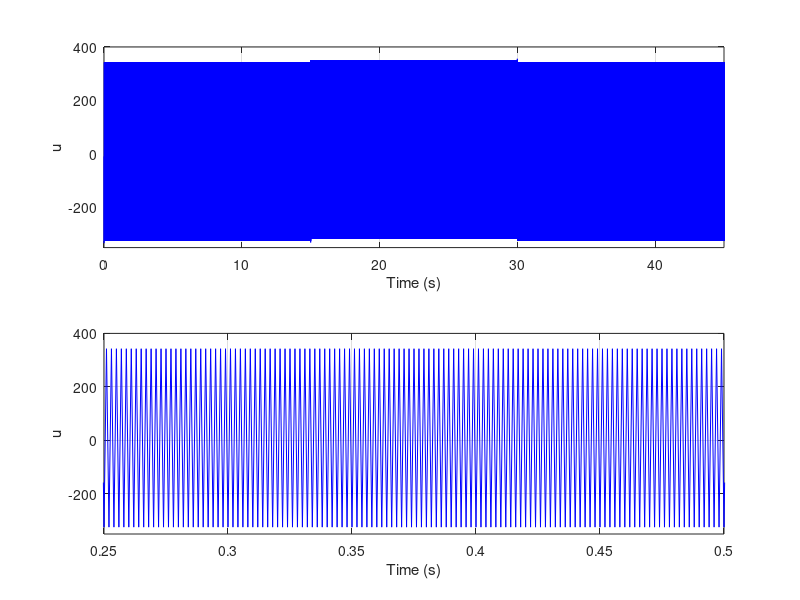

MATLAB code to generate this figure:
x(1)=0.;
t(1)=0;
y(1)=0.;

n=45000;
tmax=45;
dt=tmax/n;

Q=10;
R=0.01;

m(1)=1;
alpha=1;
betta=100;
lambda=0.3;
gamma=20;
B=1;
Da=0.072;

r1(1)=0.;
r2(1)=0.;

e1(1)=x(1)-r1(1);
e2(1)=y(1)-r2(1);

u(1)=0;

for i=1:n-1,

m(i+1)=m(i)+1;

g1(i)=0;
g2(i)=lambda;

f1(i)=x(i)+dt*(-alpha*x(i)+Da*(1-x(i))*exp(y(i)/(1+y(i)/gamma)));

f2(i)=y(i)+dt*(-alpha*y(i)+B*Da*(1-x(i))*exp(y(i)/(1+y(i)/gamma)));

t(i+1)=t(i)+dt;

   if 0<=t(i+1) & t(i+1)<=15
    r1(i+1)=0.4472;
    elseif 15<t(i+1) & t(i+1)<30
    r1(i+1)=0.7646;
    elseif 30<=t(i+1) & t(i+1)<tmax
    r1(i+1)=0.4472;
    end

   if 0<=t(i+1) & t(i+1)<=15
    r2(i+1)=2.752;
    elseif 15<t(i+1) & t(i+1)<30
    r2(i+1)=4.7052;
    elseif 30<=t(i+1) & t(i+1)<tmax
    r2(i+1)=2.752;
   end

if (y(i)-r2(i))>0
S(i)=1;
elseif (y(i)-r2(i))<0
S(i)=-1;
else
S(i)=0;
end

u(i)=-1/g2(i)*(-betta*S(i)+r2(i+1)-r2(i)-f2(i));

x(i+1)=f1(i);
y(i+1)=y(i)+dt*(-betta*S(i)+r2(i+1)-r2(i));

e1(i+1)=x(i+1)-r1(i+1);
e2(i+1)=y(i+1)-r2(i+1);

end

if (y(n)-r2(n))>0
S(n)=1;
elseif (y(n)-r2(n))<0
S(n)=-1;
else
S(n)=0;
end

for j=1:n-1,
    tt(j)=t(j);
end

subplot(2,1,1), plot(tt,u,'b-')
ylabel('u')
xlabel('Time (s)')
axis([0 tmax -350 400])
grid
hold on;

subplot(2,1,2), plot(tt,u,'b-')
ylabel('u')
xlabel('Time (s)')
axis([0.25 0.5 -350 400])
grid

clear all;
